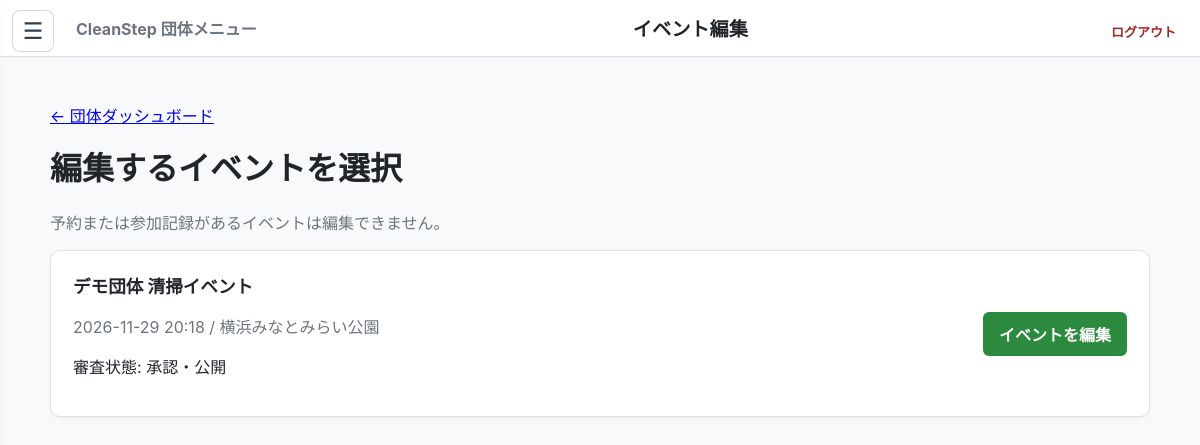
Before: /organizer/events/edit (signed in) with the older database file.
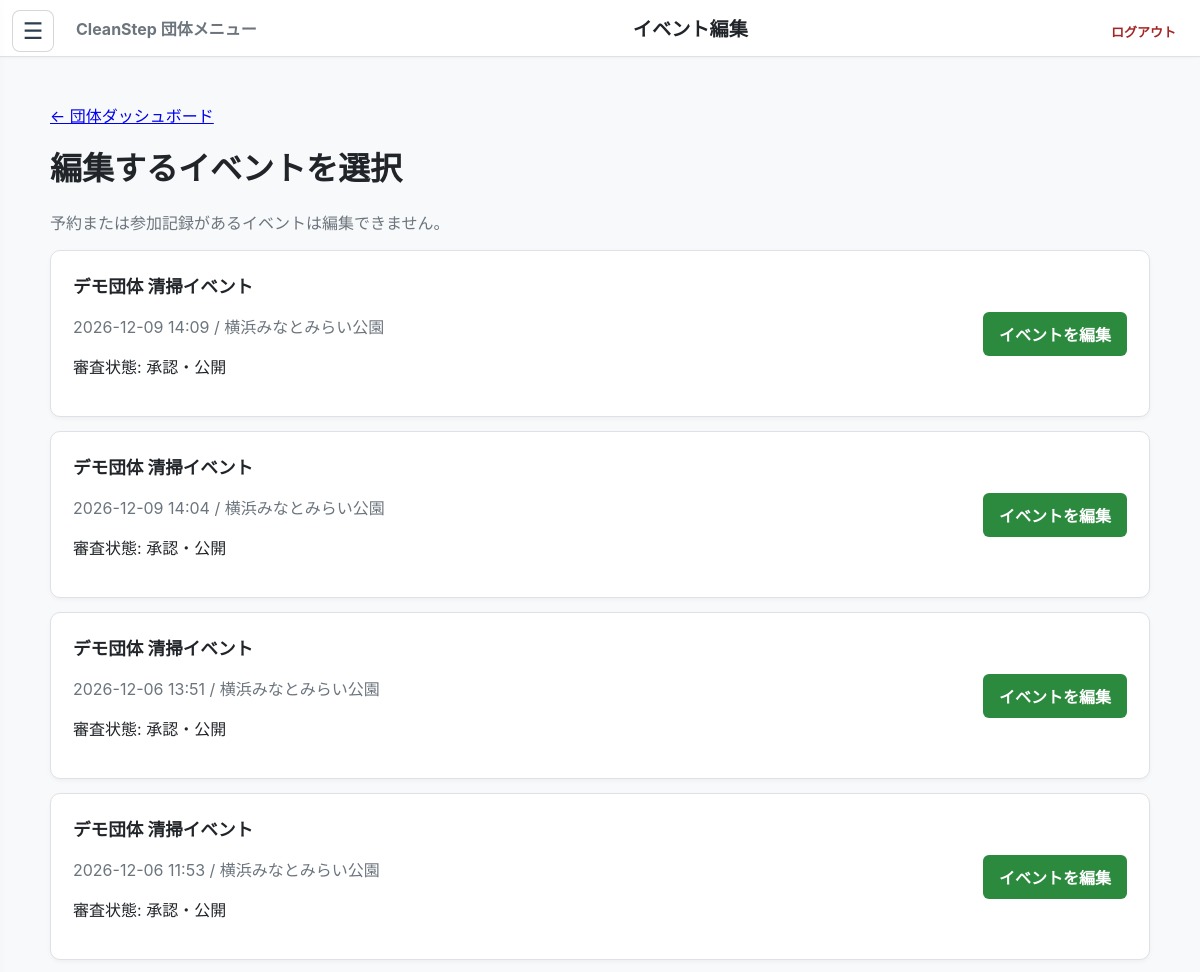
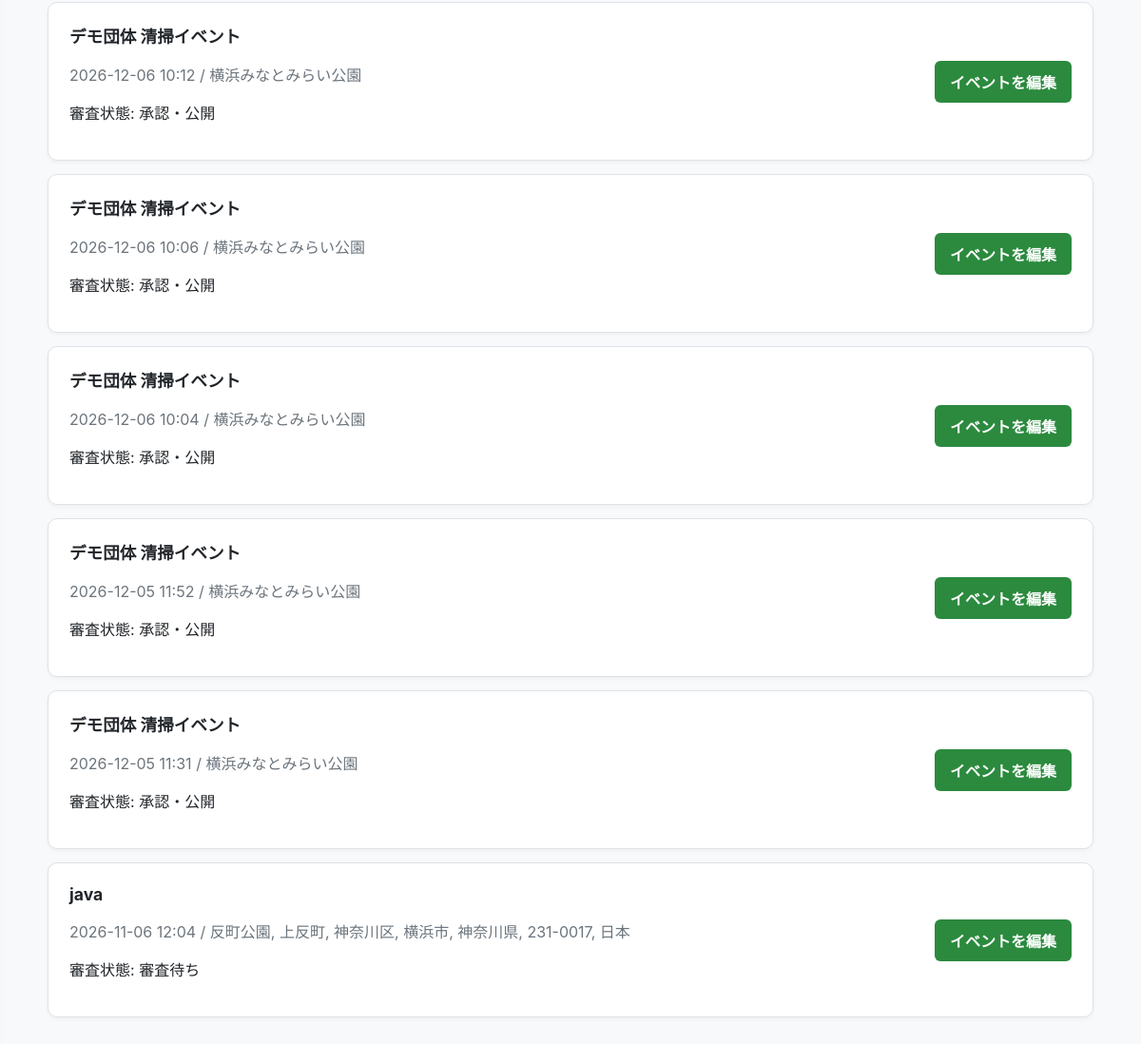
After: the same page with the newer database file (2 pictures, top to bottom).
### tables this page shows
CREATE TABLE events (
                id INTEGER PRIMARY KEY AUTOINCREMENT,
                name TEXT,
                location TEXT,
                datetime TEXT,
                bonus_points INTEGER,
                organizer_id INTEGER,
                status TEXT NOT NULL DEFAULT 'open' CHECK(status IN ('open', 'cancelled')), review_status TEXT NOT NULL
                DEFAULT 'approved'
                CHECK(review_status IN ('pending', 'reviewing', 'changes_requested', 'approved', 'rejected')), review_comment TEXT, reviewed_by INTEGER REFERENCES users(id), reviewed_at TEXT, organization_id INTEGER REFERENCES organizations(id), latitude REAL, longitude REAL, reward_details TEXT, category TEXT NOT NULL DEFAULT 'その他', capacity INTEGER NOT NULL DEFAULT 20, purpose_issue TEXT NOT NULL DEFAULT '',
                FOREIGN KEY (organizer_id) REFERENCES users(id)
            );

### app.py (the view)
@app.route('/organizer/events/edit')
@organizer_required
def organizer_event_edit_list():
    conn = get_db()
    try:
        organization_id = get_user_organization_id(conn, session['user_id'])
        events = conn.execute('''
            SELECT e.*,
                   (SELECT COUNT(*) FROM event_reservations r
                    WHERE r.event_id = e.id AND r.status = 'reserved') AS reservations,
                   (SELECT COUNT(*) FROM activity_history a
                    WHERE a.event_id = e.id) AS participants
            FROM events e
            WHERE e.organization_id = ?
                AND e.status = 'open'
                AND e.review_status IN ('pending', 'changes_requested', 'approved')
                AND NOT EXISTS (
                    SELECT 1 FROM event_reservations r
                    WHERE r.event_id = e.id AND r.status = 'reserved'
                )
                AND NOT EXISTS (
                    SELECT 1 FROM activity_history a
                    WHERE a.event_id = e.id
                )
            ORDER BY e.datetime DESC, e.id DESC
        ''', (organization_id,)).fetchall()
        return render_template('organizer_event_edit_list.html', events=events)
    finally:
        conn.close()

### app.py (called while the page is built)
def get_db():
    conn = sqlite3.connect(DATABASE)
    conn.row_factory = sqlite3.Row
    conn.execute("PRAGMA foreign_keys = ON")
    return conn

def get_user_organization_id(conn, user_id):
    membership = conn.execute('''
        SELECT om.organization_id
        FROM organization_members om
        JOIN organizations o ON o.id = om.organization_id
        WHERE om.user_id = ? AND om.status = 'active'
            AND o.status = 'approved'
        ORDER BY CASE om.role WHEN 'owner' THEN 0 ELSE 1 END, om.id DESC
        LIMIT 1
    ''', (user_id,)).fetchone()
    return membership['organization_id'] if membership else None

def _detect_view_mode():
    ua = (request.headers.get('User-Agent') or '').lower()
    if any(token in ua for token in ('mobile', 'android', 'iphone', 'ipod', 'iemobile')):
        return 'mobile'
    return 'pc'

### templates/organizer_event_edit_list.html (shortened to what this page needs)
<!DOCTYPE html>
<html lang="ja">
<head>
</head>
<body>
    {% include "_organizer_navigation.html" %}
    <nav class="top-nav">
        <div class="top-nav-inner">
            <a href="{{ url_for('organizer_dashboard') }}">CleanStep 団体メニュー</a>
            <span class="top-nav-title">イベント編集</span>
        </div>
    </nav>
    <main>
        <p><a href="{{ url_for('organizer_dashboard') }}">← 団体ダッシュボード</a></p>
        <h1>編集するイベントを選択</h1>
        <p>予約または参加記録があるイベントは編集できません。</p>
        {% for event in events %}
            <article class="event-card">
                <div>
                    <h2>{{ event.name }}</h2>
                    <p>{{ event.datetime }} / {{ event.location }}</p>
                    <p class="status">審査状態: {{ {'pending': '審査待ち', 'changes_requested': '修正依頼', 'approved': '承認・公開'}[event.review_status] }}</p>
                </div>
                <a class="btn" href="{{ url_for('organizer_event_edit', event_id=event.id) }}">{% if event.review_status == 'changes_requested' %}修正して再申請{% else %}イベントを編集{% endif %}</a>
            </article>
        {% else %}
            <p class="empty">現在編集できるイベントはありません。</p>
        {% endfor %}
    </main>
</body>
</html>

Changed rows visible on the page:
no longer on this page (row unchanged): events: name "デモ団体 清掃イベント", datetime "2026-11-29 20:18", location "横浜みなとみらい公園", review_status "承認・公開", shows "イベントを編集"
added events: name "デモ団体 清掃イベント", datetime "2026-12-09 14:09", location "横浜みなとみらい公園", review_status "承認・公開", shows "イベントを編集"
added events: name "デモ団体 清掃イベント", datetime "2026-12-09 14:04", location "横浜みなとみらい公園", review_status "承認・公開", shows "イベントを編集"
added events: name "デモ団体 清掃イベント", datetime "2026-12-06 13:51", location "横浜みなとみらい公園", review_status "承認・公開", shows "イベントを編集"
added events: name "デモ団体 清掃イベント", datetime "2026-12-06 11:53", location "横浜みなとみらい公園", review_status "承認・公開", shows "イベントを編集"
added events: name "デモ団体 清掃イベント", datetime "2026-12-06 10:12", location "横浜みなとみらい公園", review_status "承認・公開", shows "イベントを編集"
added events: name "デモ団体 清掃イベント", datetime "2026-12-06 10:06", location "横浜みなとみらい公園", review_status "承認・公開", shows "イベントを編集"
added events: name "デモ団体 清掃イベント", datetime "2026-12-06 10:04", location "横浜みなとみらい公園", review_status "承認・公開", shows "イベントを編集"
added events: name "デモ団体 清掃イベント", datetime "2026-12-05 11:52", location "横浜みなとみらい公園", review_status "承認・公開", shows "イベントを編集"
added events: name "デモ団体 清掃イベント", datetime "2026-12-05 11:31", location "横浜みなとみらい公園", review_status "承認・公開", shows "イベントを編集"
added events: name "java", datetime "2026-11-06 12:04", location "反町公園, 上反町, 神奈川区, 横浜市, 神奈川県, 231-0017, 日本", review_status "審査待ち", shows "イベントを編集"
